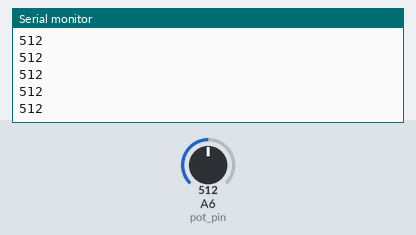
The sketch below on a simulated Arduino Nano, built with avr-gcc and run on an emulated ATmega328P. Shown: the last lines printed to the serial monitor. The inputs (shaded band) are chosen by the test bench; at power-on: A6 (pot_pin) = 512.

Above: at 1.2 s.
1.3 s: A6 (pot_pin) set to 716
At 1.31 s:
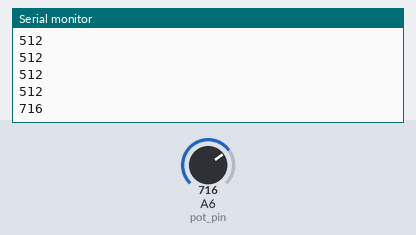
2.8 s: A6 (pot_pin) set to 900
At 2.81 s:
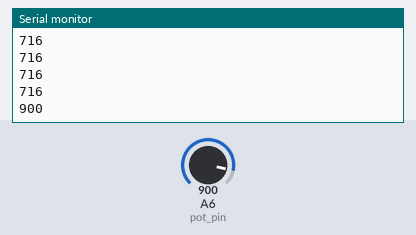
Timing chart, 0 to 5.8 s (numbered marks = the images above; inputs shaded):
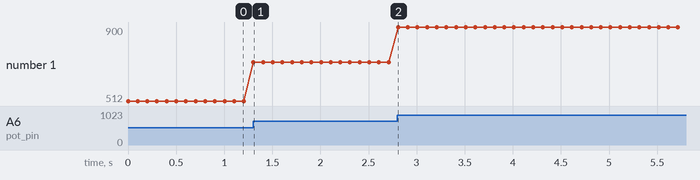

The sketch:

3_pot_interfacing.ino
```cpp
int pot_pin = A6;
int pot_value;

void setup() {
  Serial.begin(9600);
  pinMode(pot_pin, INPUT);
}

void loop() {
  pot_value = analogRead(pot_pin);
  Serial.println(pot_value);
  delay(100);
}
```

Measured:
- after the input at 1.3 s, the serial monitor: prints a new line at once (image 1)
- after the input at 2.8 s, the serial monitor: prints a new line at once (image 2)
- plotted number 1: 512 → 716 after the input at 1.3 s, 716 → 900 after the input at 2.8 s
